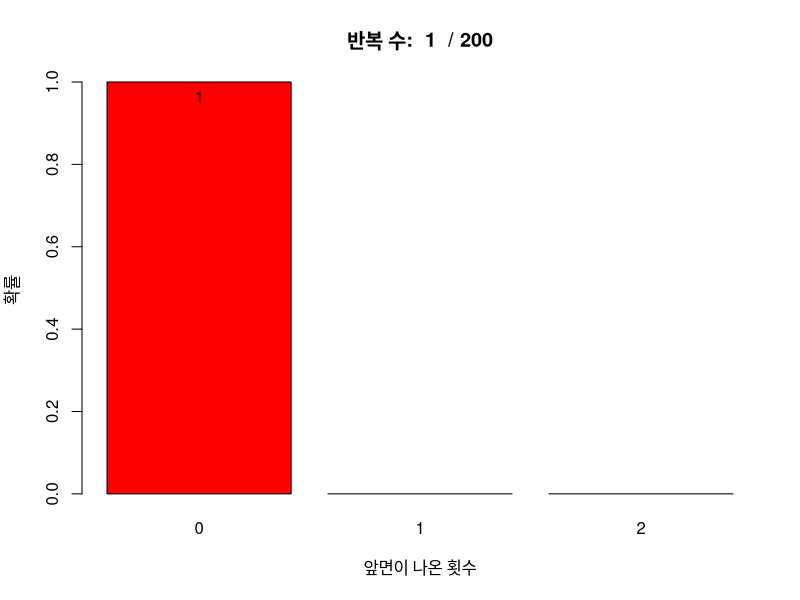
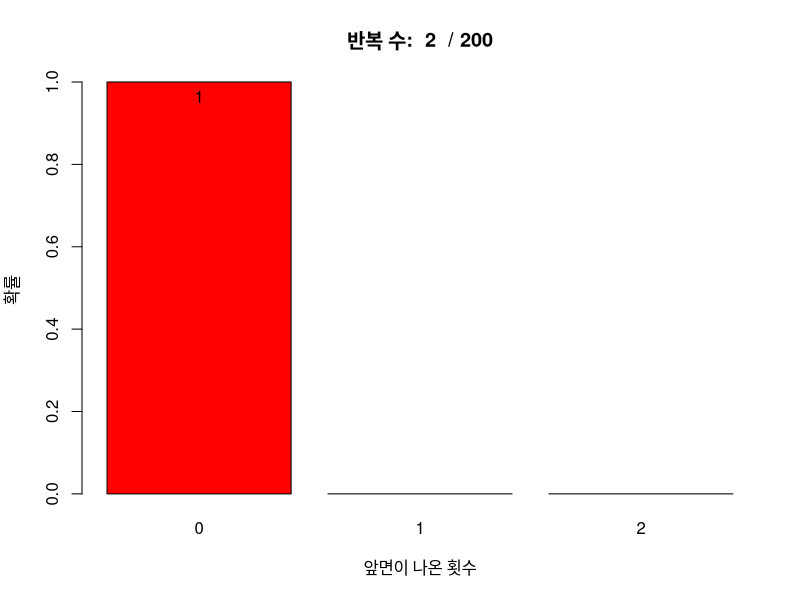
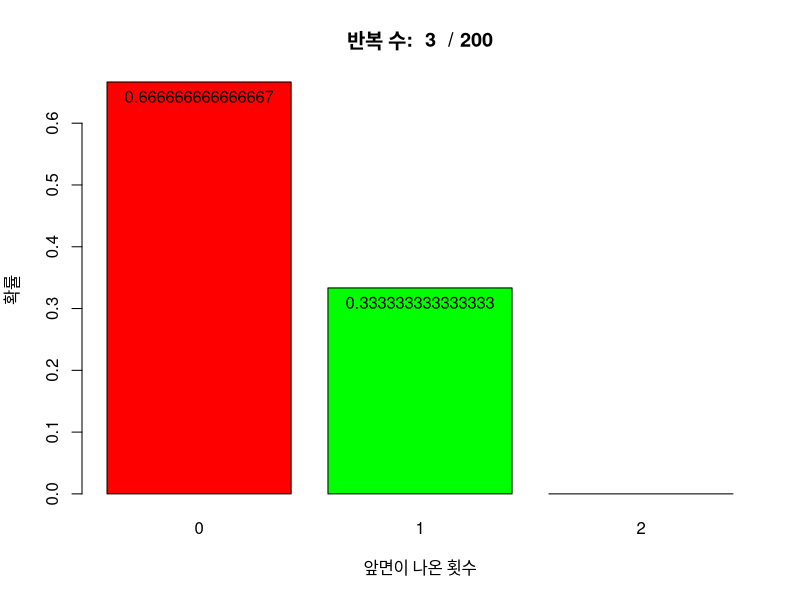
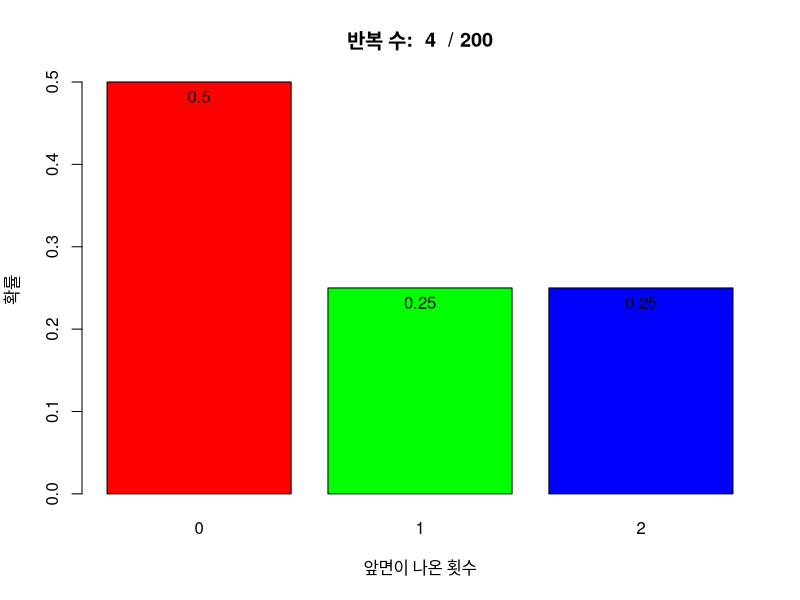
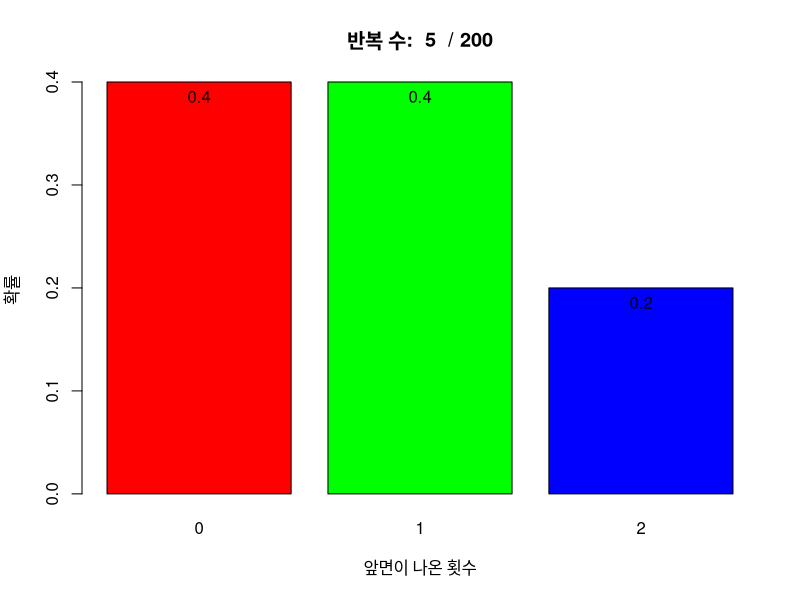
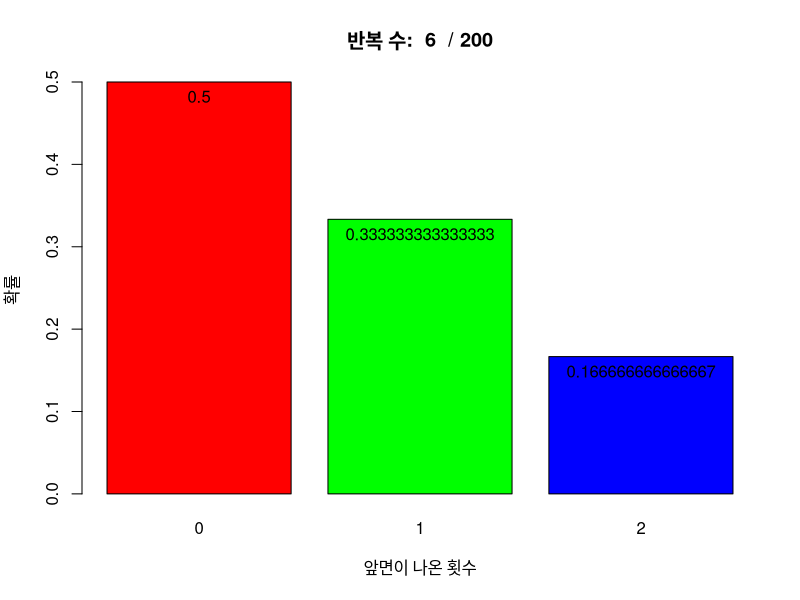
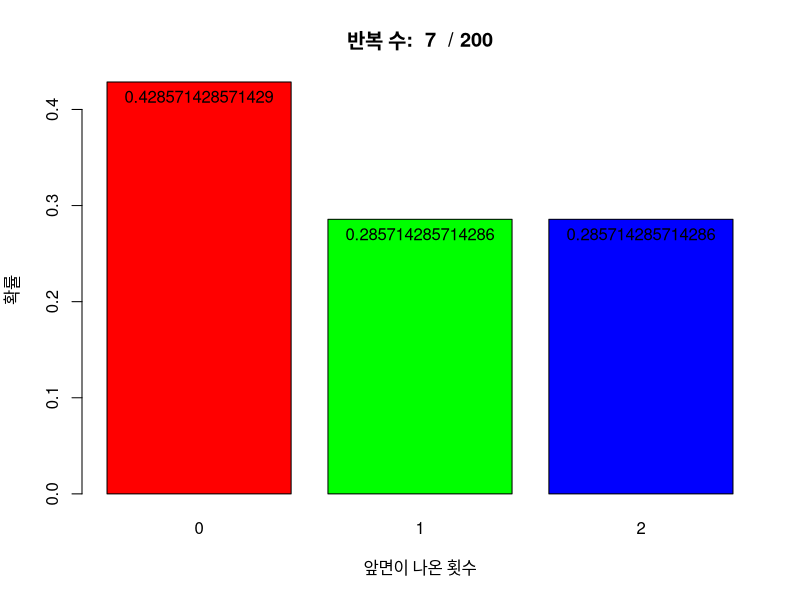
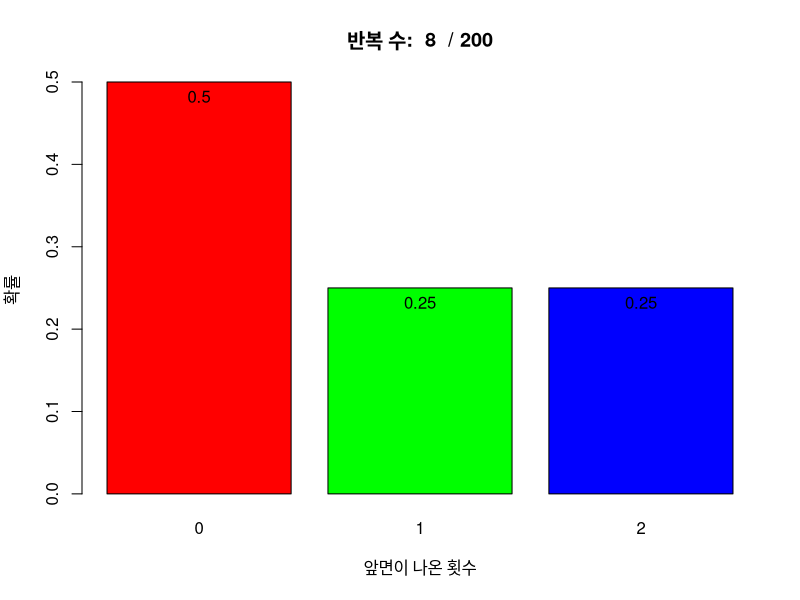

These figures' R source, in order:
# 2개 동전 전지기
plot.new()

count <- c(0, 0, 0)

for (n in 1:200) {
  coin <- sample(c(0, 1), 2, replace = T) # (0, 1) 2번; 동전 2번 던지는 효과
  # 나올 수 있는 경우 : (0, 0), (0, 1), (1, 0), (1, 1)
  #print(coin)
  index <- sum(coin) + 1
  #print(index)
  count[index] <- count[index] + 1
  
  probability <- count / n # 확률
  
  title <- paste("반복 수: ", n, " / 200")
  
  bp <- barplot(probability,
                names.arg = c(0, 1, 2),
                xlab = "앞면이 나온 횟수",
                ylab = "확률",
                col = rainbow(3),
                main = title)
  
  # 막대 그래프에 확률 적기
  text(x = bp, y = probability, labels = probability, pos = 1)
  
  Sys.sleep(0.05)
}